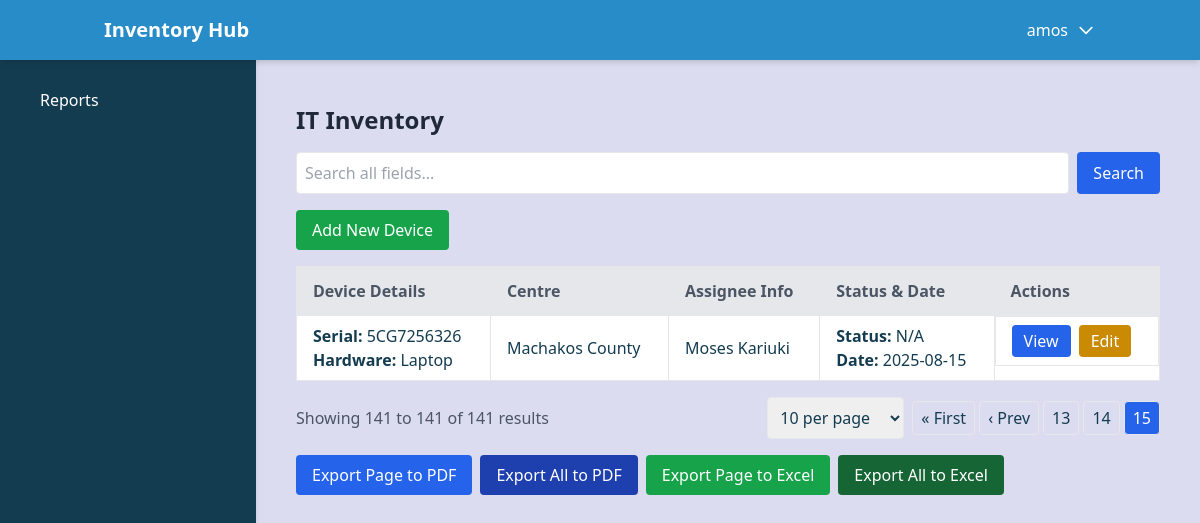
Page /display/displaycsv/?page=15&items_per_page=10 (signed in) on the committed database.
### devices/models.py (models this page shows, shortened)
class CustomUser(AbstractUser):
    is_trainer = models.BooleanField(default=False)
    is_staff = models.BooleanField(default=True)
    centre = models.ForeignKey('Centre', on_delete=models.SET_NULL, null=True, blank=True)
    groups = models.ManyToManyField(
        'auth.Group',
        related_name='customuser_set',
        blank=True,
        help_text='The groups this user belongs to.',
        verbose_name='groups',
    )
    def __str__(self):
        return self.username

class Import(models.Model):
    centre = models.ForeignKey(Centre, on_delete=models.SET_NULL, null=True, blank=True)
    department = models.CharField(max_length=100, blank=True, null=True)
    hardware = models.CharField(max_length=100, blank=True, null=True)
    system_model = models.CharField(max_length=100, blank=True, null=True)
    processor = models.CharField(max_length=100, blank=True, null=True)
    ram_gb = models.CharField(max_length=10, blank=True, null=True)
    hdd_gb = models.CharField(max_length=10, blank=True, null=True)
    serial_number = models.CharField(max_length=100, blank=True, null=True)
    assignee_first_name = models.CharField(max_length=50, blank=True, null=True)
    assignee_last_name = models.CharField(max_length=50, blank=True, null=True)
    assignee_email_address = models.EmailField(blank=True, null=True)
    device_condition = models.CharField(max_length=100, blank=True, null=True)
    status = models.CharField(max_length=50, blank=True, null=True)
    date = models.DateField(blank=True, null=True)
    added_by = models.ForeignKey(CustomUser, on_delete=models.SET_NULL, null=True, related_name='imports_added')
    approved_by = models.ForeignKey(CustomUser, on_delete=models.SET_NULL, null=True, blank=True, related_name='imports_approved')
    is_approved = models.BooleanField(default=False)
    reason_for_update = models.TextField(blank=True, null=True)

class Centre(models.Model):
    name = models.CharField(max_length=300)
    centre_code = models.CharField(max_length=30, unique=True)
    def __str__(self):
        return f"{self.name} ({self.centre_code})"

### devices/views.py (the view, shortened to what this page needs)
# urls.py: path('displaycsv/', views.display_csv, name='display_csv'),
@login_required
def display_csv(request):
    if request.user.is_superuser:
        data = Import.objects.all()
        logger.debug("Superuser: Fetching all Import records")
    elif request.user.is_trainer:
        if not request.user.centre:
            logger.warning(f"Trainer {request.user.username} has no associated centre")
            data = Import.objects.none()
        else:
            data = Import.objects.filter(centre=request.user.centre)
            logger.debug(f"Trainer {request.user.username}: Fetching records for centre {request.user.centre}, count: {data.count()}")
    else:
        data = Import.objects.none()
        logger.debug(f"User {request.user.username} is neither superuser nor trainer")
    search_query = request.GET.get('search', '')
    items_per_page = request.GET.get('items_per_page', '10')
    try:
        items_per_page = int(items_per_page)
        if items_per_page not in [10, 25, 50, 100, 500]:
            items_per_page = 10
    except ValueError:
        items_per_page = 10
    paginator = Paginator(data, items_per_page)
    page_number = request.GET.get('page', 1)
    try:
        page_number = int(page_number)
    except ValueError:
        page_number = 1
    try:
        data_on_page = paginator.page(page_number)
    except PageNotAnInteger:
        data_on_page = paginator.page(1)
    except EmptyPage:
        data_on_page = paginator.page(paginator.num_pages)
    logger.debug(f"Page {page_number}: {len(data_on_page)} records, Total pages: {paginator.num_pages}")
    data_with_pending = []
    unapproved_count = 0
    for item in data_on_page:
        pending_update = item.pending_updates.order_by('-created_at').first()
        data_with_pending.append({
            'item': item,
            'pending_update': pending_update
        })
        if not item.is_approved:
            unapproved_count += 1
    report_data = {
        'total_records': data.count(),
        'search_query': search_query,
        'items_per_page': items_per_page,
    }
    items_per_page_options = [10, 25, 50, 100, 500]
    return render(request, 'import/displaycsv.html', {
        'data_with_pending': data_with_pending,
        'paginator': paginator,
        'data': data_on_page,
        'report_data': report_data,
        'centres': Centre.objects.all(),
        'items_per_page_options': items_per_page_options,
        'unapproved_count': unapproved_count
    })

### devices/templates/import/displaycsv.html (shortened to what this page needs)
{% extends 'dashboard.html' %}
{% block content %}
<div class="container mx-auto p-4">
  <h2 class="text-2xl font-bold mb-4 text-gray-800">IT Inventory</h2>
  <div class="mb-4">
    <form method="GET" action="{% url 'display_csv' %}" class="flex space-x-2">
      <input type="text" name="search" value="{{ report_data.search_query }}" placeholder="Search all fields..." class="border p-2 rounded w-full focus:outline-none focus:ring-2 focus:ring-blue-500">
      <button type="submit" class="bg-blue-600 text-white px-4 py-2 rounded hover:bg-blue-700 transition duration-200">Search</button>
    </form>
  </div>
  <div class="mb-4 flex flex-col sm:flex-row sm:space-x-4 space-y-2 sm:space-y-0">
    <a href="{% url 'import_add' %}" class="bg-green-600 text-white px-4 py-2 rounded hover:bg-green-700 transition duration-200 w-full sm:w-auto">Add New Device</a>
  </div>
  <div class="overflow-x-auto">
    <table class="min-w-full bg-white border shadow-sm">
      <thead>
        <tr class="bg-gray-200 text-gray-600">
          <th class="py-3 px-4 border text-left">Device Details</th>
          <th class="py-3 px-4 border text-left">Centre</th>
          <th class="py-3 px-4 border text-left">Assignee Info</th>
          <th class="py-3 px-4 border text-left">Status & Date</th>
          <th class="py-3 px-4 border text-left">Actions</th>
        </tr>
      </thead>
      <tbody>
        {% if data_with_pending %}
          {% for entry in data_with_pending %}
            {% with item=entry.item %}
            <tr class="hover:bg-gray-50 animate__animated animate__fadeIn transition duration-150">
              <td class="py-2 px-4 border">
                <strong>Serial:</strong> {{ item.serial_number|default:"N/A" }}<br>
                <strong>Hardware:</strong> {{ item.hardware|default:"N/A" }}
              </td>
              <td class="py-2 px-4 border">{{ item.centre.name|default:"N/A" }}</td>
              <td class="py-2 px-4 border">{{ item.assignee_first_name|default:"N/A" }} {{ item.assignee_last_name|default:"" }}</td>
              <td class="py-2 px-4 border">
                <strong>Status:</strong> {{ item.status|default:"N/A" }}<br>
                <strong>Date:</strong> {{ item.date|date:"Y-m-d"|default:"N/A" }}
              </td>
              <td class="py-2 px-4 border flex space-x-2">
                <button class="bg-blue-600 text-white px-3 py-1 rounded hover:bg-blue-700 transition duration-200" onclick="openModal('viewModal{{ item.id }}')">View</button>
                {% if user.is_superuser or user.is_trainer %}
                  <button class="bg-yellow-600 text-white px-3 py-1 rounded hover:bg-yellow-700 transition duration-200" onclick="openModal('editModal{{ item.id }}')">Edit</button>
                {% endif %}
              </td>
            </tr>
            {% endwith %}
          {% endfor %}
        {% else %}
          <tr>
            <td colspan="5" class="py-2 px-4 border text-center text-gray-600">No records found.</td>
          </tr>
        {% endif %}
      </tbody>
    </table>
  </div>
  {% if paginator.num_pages > 1 or data_with_pending %}
    <div class="flex flex-col md:flex-row justify-between items-center mt-4 space-y-4 md:space-y-0">
      <div class="text-gray-600">
        Showing {{ data.start_index }} to {{ data.end_index }} of {{ report_data.total_records }} results
      </div>
      <div class="flex space-x-2 items-center">
        <div>
          <select onchange="updateItemsPerPage(this)" class="border p-2 rounded focus:outline-none focus:ring-2 focus:ring-blue-500">
            {% for size in items_per_page_options %}
              <option value="{{ size }}" {% if report_data.items_per_page|add:"0" == size|add:"0" %}selected{% endif %}>{{ size }} per page</option>
            {% endfor %}
          </select>
        </div>
        {% if paginator.num_pages > 1 %}
          <div class="flex space-x-1">
            {% if data.has_previous %}
              <a href="{% url 'display_csv' %}?page=1&items_per_page={{ report_data.items_per_page }}" class="px-2 py-1 border rounded hover:bg-gray-200 transition duration-200">&laquo; First</a>
              <a href="{% url 'display_csv' %}?page={{ data.previous_page_number }}&items_per_page={{ report_data.items_per_page }}{% if report_data.search_query %}&search={{ report_data.search_query }}{% endif %}" class="px-2 py-1 border rounded hover:bg-gray-200 transition duration-200">&lsaquo; Prev</a>
            {% endif %}
            {% for num in paginator.page_range %}
              {% if num >= data.number|add:-2 and num <= data.number|add:2 %}
                <a href="{% url 'display_csv' %}?page={{ num }}&items_per_page={{ report_data.items_per_page }}{% if report_data.search_query %}&search={{ report_data.search_query }}{% endif %}" class="px-2 py-1 border rounded {% if num == data.number %}bg-blue-600 text-white{% else %}hover:bg-gray-200{% endif %} transition duration-200">{{ num }}</a>
              {% endif %}
            {% endfor %}
          </div>
        {% endif %}
      </div>
    </div>
  {% endif %}
  <div class="mt-4 flex flex-col sm:flex-row sm:space-x-2 space-y-2 sm:space-y-0">
    <a href="{% url 'export_to_pdf' %}?scope=page{% if report_data.search_query %}&search={{ report_data.search_query }}{% endif %}&page={{ data.number }}" class="bg-blue-600 text-white px-4 py-2 rounded hover:bg-blue-700 transition duration-200 w-full sm:w-auto">Export Page to PDF</a>
    <a href="{% url 'export_to_pdf' %}?scope=all" class="bg-blue-800 text-white px-4 py-2 rounded hover:bg-blue-900 transition duration-200 w-full sm:w-auto">Export All to PDF</a>
    <button onclick="exportToExcel('page')" class="bg-green-600 text-white px-4 py-2 rounded hover:bg-green-700 transition duration-200 w-full sm:w-auto">Export Page to Excel</button>
    <button onclick="exportToExcel('all')" class="bg-green-800 text-white px-4 py-2 rounded hover:bg-green-900 transition duration-200 w-full sm:w-auto">Export All to Excel</button>
  </div>
</div>
{% endblock %}

### devices/templates/dashboard.html (shortened to what this page needs)
<!DOCTYPE html>
<html lang="en">
<head>
    <script src="https://cdn.tailwindcss.com"></script>
</head>
<body class="flex flex-col min-h-screen bg-light text-primary">
    <header class="bg-accent text-white shadow-md fixed w-full z-50">
        <div class="container mx-auto px-4 py-4 flex items-center justify-between">
            <div class="flex items-center">
                <div class="text-xl font-bold">Inventory Hub</div>
            </div>
            <div class="relative">
                <button id="accountDropdown" class="flex items-center space-x-2 focus:outline-none">
                    <span>{{ user.username }}</span>
                    <svg class="w-5 h-5" fill="none" stroke="currentColor" viewBox="0 0 24 24">
                        <path stroke-linecap="round" stroke-linejoin="round" stroke-width="2" d="M19 9l-7 7-7-7"></path>
                    </svg>
                </button>
            </div>
        </div>
    </header>
    <aside id="sidebar" class="bg-primary text-white w-64 p-6 shadow-md fixed h-screen z-40 transition-transform duration-300 -translate-x-full md:translate-x-0">
        <nav>
            <ul class="space-y-4">
                <li>
                    <a href="#" class="flex items-center justify-between text-white hover:bg-secondary px-4 py-2 rounded" id="manageDevicesToggle">
                    </a>
                </li>
                <li><a href="{% url 'import_displaycsv' %}" class="text-white hover:bg-secondary px-4 py-2 rounded block">Reports</a></li>
            </ul>
        </nav>
    </aside>
    <main class="flex-1 p-6 mt-16 md:ml-64">
        {% block content %}{% endblock %}
    </main>
</body>
</html>

### devices/templates/dashboard.html (style rules this page uses)
.bg-primary { background-color: #143C50; }
.bg-light { background-color: #DCDCF0; }
.bg-accent { background-color: #288CC8; }
.text-primary { color: #143C50; }

### rows in the picture
CustomUser: username "amos"
Import: item.serial_number "5CG7256326", item.hardware "Laptop", item.centre.name "Machakos County", item.assignee_first_name "Moses", item.assignee_last_name "Kariuki", item.status "N/A", item "2025-08-15"

### other values in the picture
{{ data.start_index }} "141"
{{ data.end_index }} "141"
{{ report_data.total_records }} "141"
{{ num }} "13" "14" "15"
form field value "10 per page"
